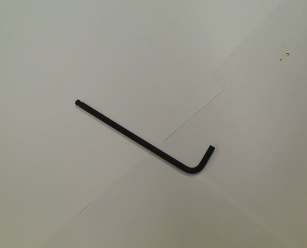
//> input picture Sample Code/Grassfire Transform/img3P3.png, 307 x 248 px
$ ./gfire img3P3.png   (built with g++ and OpenCV 4)
//> lines starting //> are read from the running program, lines starting //| are printed output that depends on the picture; after the words box and inside, x2 and y2 are one past the last pixel; in counts of white or black regions, pixels touching at a corner belong together
/*
  Bruce Maxwell
  CS 5330 F23
  Read and threshold an image, then run the grassfire transform
*/

#include <cstdio>
#include <cstring>
#include <opencv2/opencv.hpp>

int main(int argc, char *argv[]) {

  cv::Mat src;    // input image
  cv::Mat thresh; // thresholded image
  cv::Mat dimg;   // distance image
  cv::Mat dst;    // result and view image
  char filename[256];

  // error checking
  if(argc < 2) {
    printf("usage: %s <image filename>\n", argv[0]);
    return(-1);
  }

  // grab the filename
  strcpy( filename, argv[1] );

  // read the file
  src = cv::imread( filename );
//> src is the input picture: 248 rows x 307 cols, CV_8UC3; mean B, G, R 136.9, 147.6, 149.3

  if( src.data == NULL ) {
    printf("error: unable to read image %s\n", filename);
    return(-2);
  }

  // make the image grayscale
  cv::cvtColor( src, src, cv::COLOR_BGR2GRAY);
//> src: 248 rows x 307 cols, CV_8UC1

  // threshold the image
  // threshold of 100
  // anything above threshold gets 255 **but** invert intensities
  // if pix < 100 then pix = 255:  white fg on black bg
  cv::threshold( src, thresh, 100, 255, cv::THRESH_BINARY_INV );
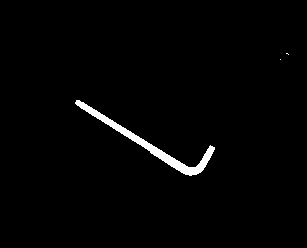
//> thresh: 248 rows x 307 cols, CV_8UC1; 1.6% white; 3 white regions (2 under 20 px), largest, box (x1, y1, x2, y2) and area: (75, 100, 215, 176) 1208

  // initialize distance transform image
  // be aware of the max distance this data type an hold (255)
  dimg = cv::Mat::zeros( thresh.size(), CV_8UC1 );

  // forward pass
  for(int i=1;i<thresh.rows;i++) {
    for(int j=1;j<thresh.cols;j++) {
      if( thresh.at<uchar>(i, j) > 0 ) { // foreground pixel
	int up = dimg.at<uchar>(i-1, j) + 1; // distance from up pixel
	int left = dimg.at<uchar>(i, j-1) + 1; // distance from left pixel
	dimg.at<uchar>(i,j) = up < left ? up : left; // assign minimum
      }
    }
  }
  cv::imshow("first pass", dimg );

  // second pass, reverse direction
  int maxval=0;
  for(int i=thresh.rows-2;i>=0;i--) {
    for(int j=thresh.cols-2;j>=0;j--) {
      if( dimg.at<uchar>(i, j) > 0 ) { // foreground pixel
	int cur = dimg.at<uchar>(i, j);
	int down = dimg.at<uchar>(i+1, j) + 1;
	int right = dimg.at<uchar>(i, j+1) + 1;
	cur = down < cur ? down : cur;
	cur = right < cur ? right : cur;
	dimg.at<uchar>(i, j) = cur;

	maxval = maxval < cur ? cur : maxval; // update biggest value in transform
      }
    }
  }
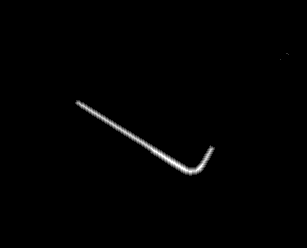
//> dimg: 248 rows x 307 cols, CV_8UC1; min 0, max 5, mean 0.0413; drawn with min black and max white
//> after the loop, maxval = 5

  // compute a visualization image
  dst = 255 * dimg / maxval;

  cv::imshow( "distance transform", dst );
  cv::moveWindow( "distance transform", 300, 100 );

  cv::waitKey(0);

  return(0);
}
